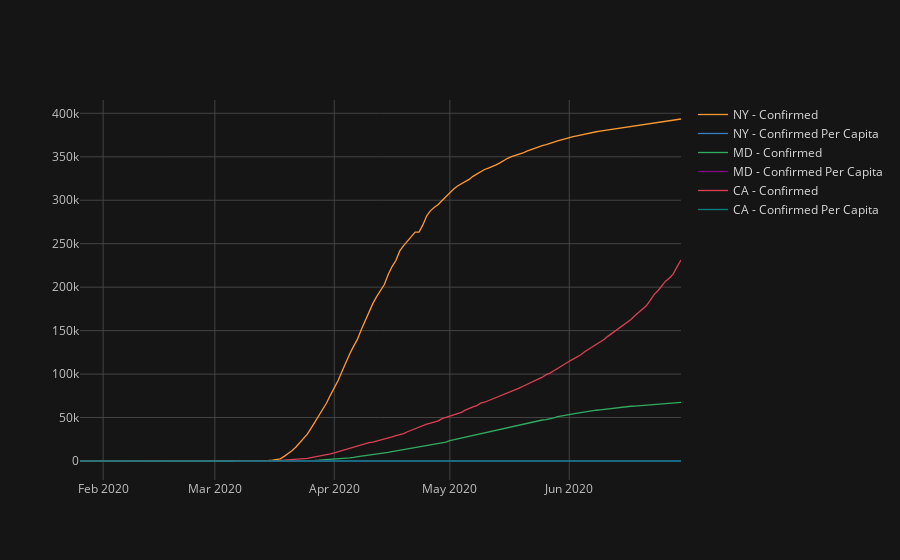

Notebook code cell kept with this figure:
### Code cell
## Plot concatenated dfs
pfig = plot_df.iplot(theme='solar',asFigure=True)
pfig

### Figure 1 — Plotly figure (JSON) as saved in the notebook; plotly's stock layout.template omitted (floating-point values rounded to 4 significant figures; data arrays with more than 128 entries replaced by an {"elided": "..."} marker saying what was removed)
{"data": [{"line": {"color": "rgba(255, 153, 51, 1.0)", "dash": "solid", "shape": "linear", "width": 1.3}, "mode": "lines", "name": "NY - Confirmed", "text": "", "type": "scatter", "x": {"elided": "157 str values"}, "y": {"elided": "157 mixed values"}}, {"line": {"color": "rgba(55, 128, 191, 1.0)", "dash": "solid", "shape": "linear", "width": 1.3}, "mode": "lines", "name": "NY - Confirmed Per Capita", "text": "", "type": "scatter", "x": {"elided": "157 str values"}, "y": {"elided": "157 mixed values"}}, {"line": {"color": "rgba(50, 171, 96, 1.0)", "dash": "solid", "shape": "linear", "width": 1.3}, "mode": "lines", "name": "MD - Confirmed", "text": "", "type": "scatter", "x": {"elided": "157 str values"}, "y": {"elided": "157 mixed values"}}, {"line": {"color": "rgba(128, 0, 128, 1.0)", "dash": "solid", "shape": "linear", "width": 1.3}, "mode": "lines", "name": "MD - Confirmed Per Capita", "text": "", "type": "scatter", "x": {"elided": "157 str values"}, "y": {"elided": "157 mixed values"}}, {"line": {"color": "rgba(219, 64, 82, 1.0)", "dash": "solid", "shape": "linear", "width": 1.3}, "mode": "lines", "name": "CA - Confirmed", "text": "", "type": "scatter", "x": {"elided": "157 str values"}, "y": {"elided": "157 int values"}}, {"line": {"color": "rgba(0, 128, 128, 1.0)", "dash": "solid", "shape": "linear", "width": 1.3}, "mode": "lines", "name": "CA - Confirmed Per Capita", "text": "", "type": "scatter", "x": {"elided": "157 str values"}, "y": {"elided": "157 float values"}}], "layout": {"legend": {"bgcolor": "#151516", "font": {"color": "#D9D9D9"}}, "paper_bgcolor": "#151516", "plot_bgcolor": "#151516", "title": {"font": {"color": "#D9D9D9"}}, "xaxis": {"gridcolor": "#434343", "showgrid": true, "tickfont": {"color": "#C2C2C2"}, "title": {"font": {"color": "#D9D9D9"}, "text": ""}, "zerolinecolor": "#666570"}, "yaxis": {"gridcolor": "#434343", "showgrid": true, "tickfont": {"color": "#C2C2C2"}, "title": {"font": {"color": "#D9D9D9"}, "text": ""}, "zerolinecolor": "#666570"}}}
